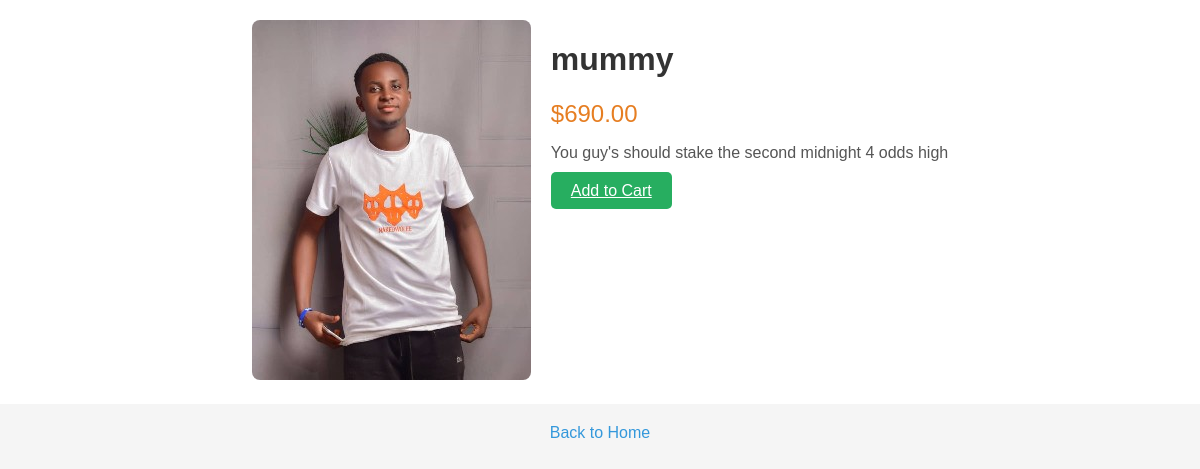
Screenshot of /product/2/ with the database file from the repository.
### myapp/models.py (models this page shows, shortened)
class Product(models.Model):
    name = models.CharField(max_length=100)
    price = models.DecimalField(max_digits=10, decimal_places=2)
    category = models.ForeignKey(Category, on_delete=models.SET_NULL, null=True, blank=True)
    image = models.ImageField(upload_to='products/')
    description = models.TextField(blank=True, null=True)
    is_active = models.BooleanField(default=True)
    slug = models.SlugField(unique=True, default="default-slug")

### myapp/views.py (the view)
# urls.py: path('product/<int:pk>/', views.product_detail, name='product_detail'),
def product_detail(request, pk):
    product = get_object_or_404(Product, pk=pk)
    return render(request, 'product_page.html', {'product': product})

### myapp/templates/product_page.html (shortened to what this page needs)
<!DOCTYPE html>
<html lang="en">
<head>
</head>
<body>
    <div class="product-detail-container">
        <div class="product-image">
            <img src="{{ product.image.url }}" alt="{{ product.name }}">
        </div>
        <div class="product-info">
            <h1>{{ product.name }}</h1>
            <p class="price">${{ product.price }}</p>
            <p class="description">{{ product.description }}</p>
            <a href="{% url 'add_to_cart' product.id %}" class="add-to-cart-btn">Add to Cart</a>
        </div>
    </div>
    <div class="back-link">
        <a href="{% url 'home' %}">Back to Home</a>
    </div>
</body>
</html>

### myapp/templates/product_page.html (style rules this page uses)
body { font-family: Arial, sans-serif; margin: 0; padding: 0; background-color: #f5f5f5; }
.product-detail-container { display: flex; justify-content: center; padding: 20px; background-color: #fff; }
.product-image img { max-width: 100%; height: auto; border-radius: 8px; }
.product-info { margin-left: 20px; max-width: 400px; }
.product-info h1 { font-size: 2em; color: #333; }
.price { font-size: 1.5em; color: #e67e22; margin: 10px 0; }
.description { color: #555; margin-bottom: 20px; }
.add-to-cart-btn { padding: 10px 20px; background-color: #27ae60; color: white; border: none; border-radius: 5px; cursor: pointer; }
.back-link { margin-top: 20px; text-align: center; }
.back-link a { color: #3498db; text-decoration: none; }

### rows the page displays
Product: image (picture), name "mummy", price "690.00", description "You guy's should stake the second midnight 4 odds high"
